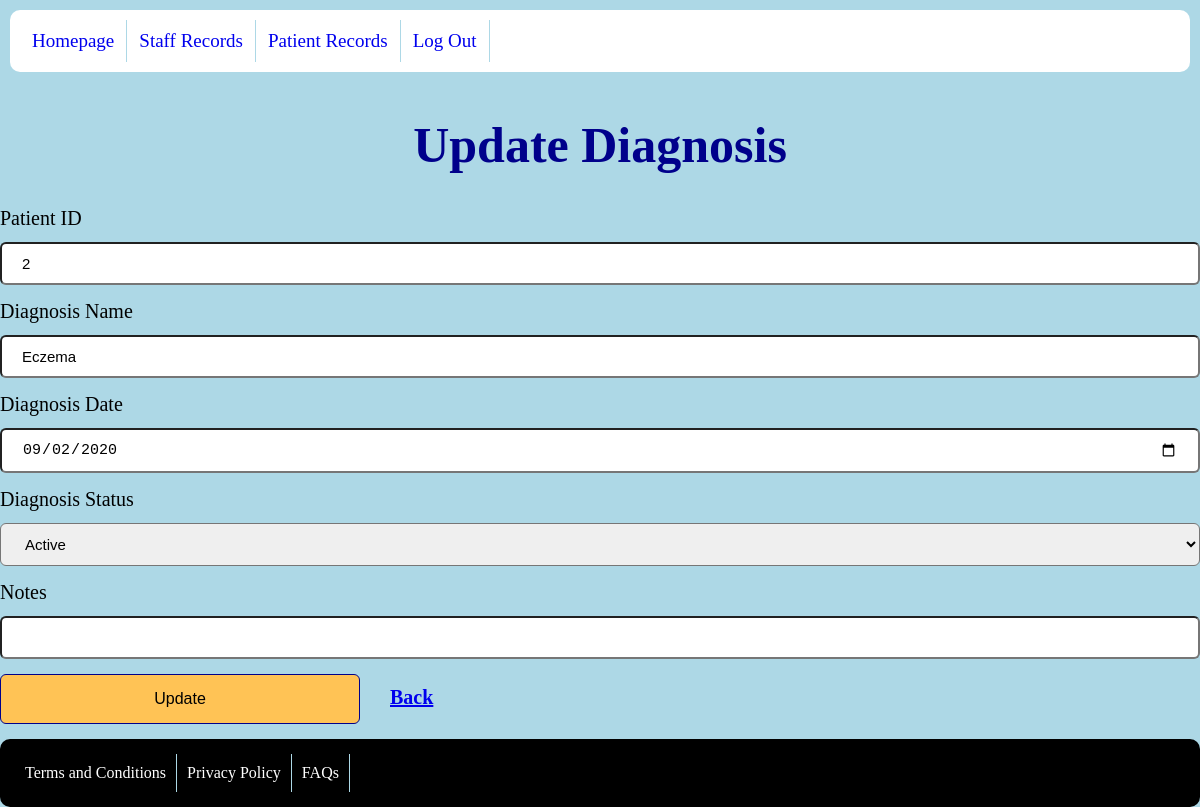
The app's page /diagnosis/updateDiagnosis.php?did=1 (signed in) with its own data.
### tables this page shows
CREATE TABLE `diagnoses` (
  `diagnosis_id` int(11) NOT NULL,
  `patient_id` int(11) NOT NULL,
  `diagnosis_name` text NOT NULL,
  `diagnosis_date` date NOT NULL,
  `status` text NOT NULL,
  `notes` text DEFAULT NULL
);

### diagnosis/updateDiagnosis.php (the view, shortened to what this page needs)
<!DOCTYPE html>
<html lang="en">
<head>
    <link href="../css/desktop.css" media="only screen and (min-width:720px)" rel="stylesheet" type="text/css">
    <link href="../css/mobile.css" media="only screen and (max-width:720px)" rel="stylesheet" type="text/css">
</head>
<body>
    <div class="container">
        <?php
        include("../includes/header.php");
        $conn = new mysqli(DB_HOST, DB_USER, DB_PASSWORD, DB_NAME);
            $sql = "SELECT * FROM Diagnoses WHERE diagnosis_id=?";
            $stmt = $conn->prepare($sql);
            $stmt->bind_param("i", $_GET['did']);
            $stmt->execute();
            $result = $stmt->get_result();
            $arrayResult = [];
            while ($row = $result->fetch_assoc()) {
                $arrayResult[] = $row;
            }
        ?>
        <main>
            <h1>Update Diagnosis</h1>
            <form method="post">
                <label>Patient ID</label>
                <input type="text" name="pid" value="<?php echo $arrayResult[0]['patient_id']; ?>">
                <label>Diagnosis Name</label>
                <input type="text" name="dname" value="<?php echo $arrayResult[0]['diagnosis_name']; ?>">
                <label>Diagnosis Date</label>
                <input type="date" name="ddate" value="<?php echo $arrayResult[0]['diagnosis_date']; ?>">
                <label>Diagnosis Status</label>
                <select name="status">
                    <option value="active" <?php echo ($arrayResult[0]['status']=="active") ? "selected" : ""; ?>>Active</option>
                </select>
                <label>Notes</label>
                <input type="text" name="dnotes" value="<?php echo $arrayResult[0]['notes']; ?>">
                <input type="submit" name="submit" value="Update"><a href="../diagnosis/diagnosis-records.php" class="back-button">Back</a>
            </form>
        </main>
        <?php
            include("../includes/footer.php");
        ?>
    </div>
</body>
</html>

### css/desktop.css (style rules this page uses)
body { background-color: lightblue; margin: 0; display: flex; justify-content: center; align-items: center; }
.container { width:100%; margin: 0 auto; max-width: 1200px; min-width: 600px; display: flex; flex-direction: column; min-height:100vh; min-height:100svh; }
h1 { font-size: 50px; color:darkblue; text-align: center; }
input, select { width: 100%; display:inline-block; padding: 11px 20px; margin-top: 10px; box-sizing: border-box; border-radius: 6px; font-size:15px; }
label { display: block; margin-top: 15px; margin-bottom:2px; font-size:20px; }
button, input[type=submit] { background-color: #FFC355; color: black; border: 1px darkblue solid; border-radius: 6px; padding: 15px 32px; text-align: center; text-decoration: none; display: inline-block; font-size: 16px; cursor: pointer; width:30%; margin-top:15px; margin-bottom:15px; }
form { font-size: 20px; border-radius:20px; }
.back-button { font-weight: bold; padding-left: 30px; }
:root { --delay: 0; --duration: 800ms; --iterations: 1; }

### css/mobile.css (style rules this page uses)
body { background-color: lightblue; margin: 0; display: flex; justify-content: center; align-items: center; }
main { margin:5px; }
h1 { font-size: 40px; color:darkblue; text-align: center; }
.container { width:100%; margin:auto; display: flex; flex-direction: column; min-height:100vh; min-height:100svh; }
input, select { width: 100%; display:inline-block; padding: 11px 20px; margin: 15px 0; box-sizing: border-box; border-radius: 6px; font-size:15px; }
label { display: block; margin-top: 15px; margin-bottom:2px; font-size:20px; }
button, input[type=submit] { background-color: #FFC355; color: black; padding: 14px 20px; border: none; width: 100%; margin-top:15px; margin-bottom:15px; border-radius: 6px; border: 1px darkblue solid; }
input[type=submit] { width: 100%; }
form { font-size: 20px; padding:10px; border-radius:20px; }
.back-button { font-weight: bold; padding-left: 10px; }
:root { --delay: 0; --duration: 800ms; --iterations: 1; }

### records on screen
diagnoses: pid "2", dname "Eczema", ddate "09/02/2020", status "Active"

### other values on screen
$title "Homepage"
$title "Staff Records"
$title "Patient Records"
$title "Log Out"
